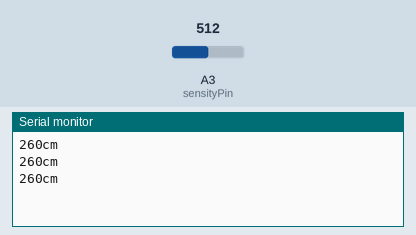
The sketch below on a simulated Arduino Uno, built with avr-gcc and run on an emulated ATmega328P. Parts: the last lines printed to the serial monitor. The inputs (shaded band) are chosen by the test bench; at power-on: A3 (sensityPin) = 512.

Above: at 1.3 s.
1.4 s: A3 (sensityPin) set to 530
At 1.9 s:
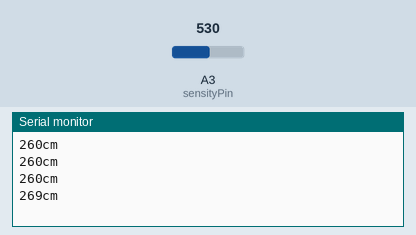
2.9 s: A3 (sensityPin) set to 510
At 3.4 s:
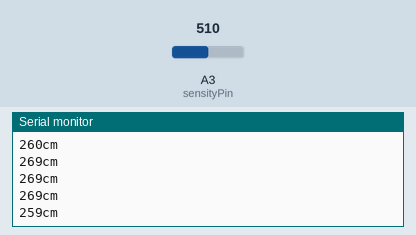
Timing chart, 0 to 5.9 s (numbered marks = the images above; inputs shaded):
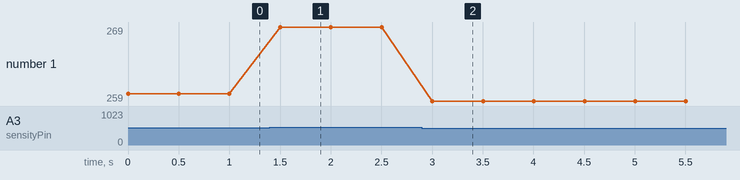

The sketch:

Ultrasonic_sensor.ino
```cpp
/*
IDP
David Paterson
URM09 Ultrasonic Sensor test
*/
#define MAX_RANG (520)//the max measurement value of the module is 520cm(a little bit longer than effective max range)
#define ADC_SOLUTION (1023.0)//ADC accuracy of Arduino UNO is 10bit
int sensityPin = A3; // select the input pin
void setup() {
// Serial init
Serial.begin(9600);
}
float dist_t, sensity_t;
void loop() {
// read the value from the sensor:
sensity_t = analogRead(sensityPin);
// turn the ledPin on
dist_t = sensity_t * MAX_RANG / ADC_SOLUTION;//
Serial.print(dist_t,0);
Serial.println("cm");
delay(500);
}
```

Measured:
- after the input at 1.4 s, the serial monitor: prints a new line after 0.10 s (image 1)
- after the input at 2.9 s, the serial monitor: prints a new line after 0.10 s (image 2)
- plotted number 1: 260 → 269 after the input at 1.4 s, 269 → 259 after the input at 2.9 s
